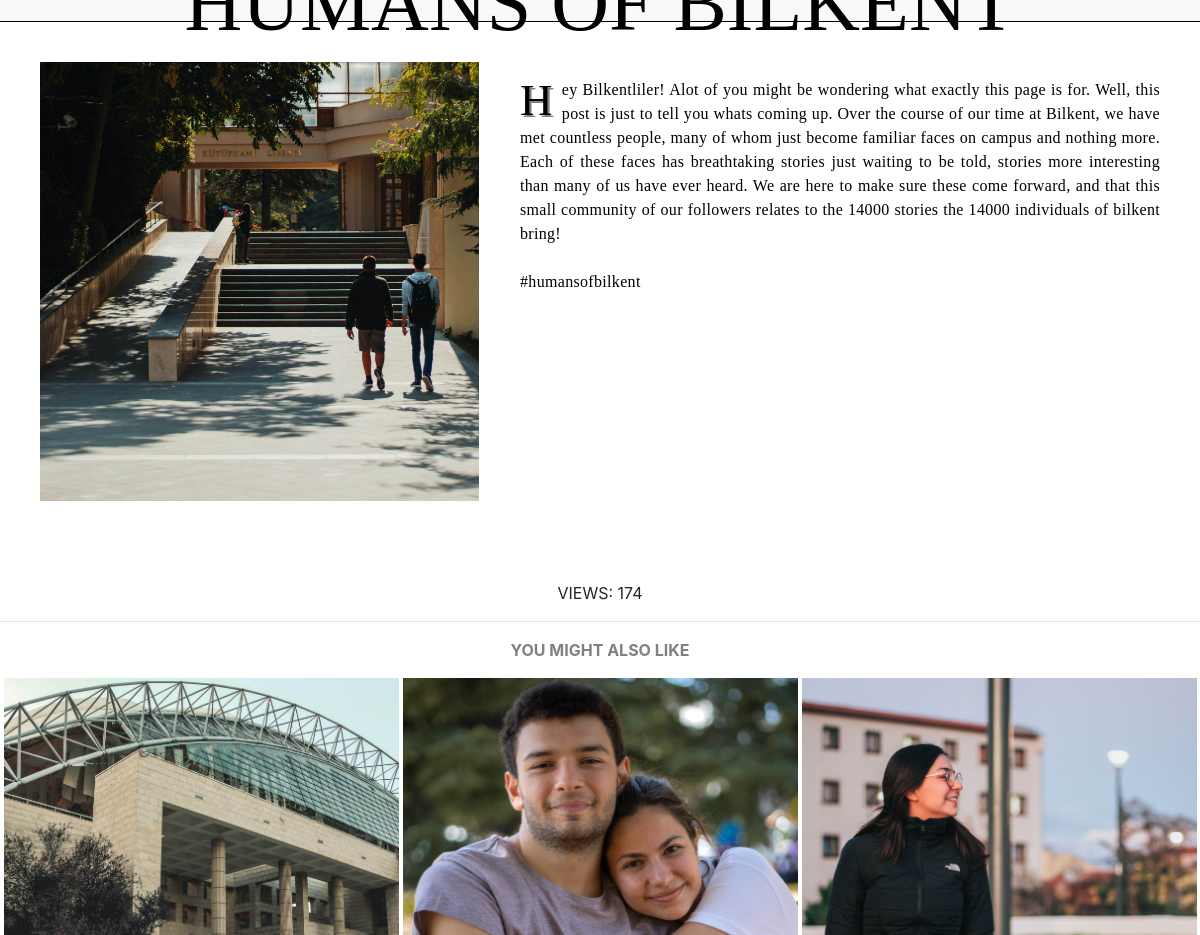
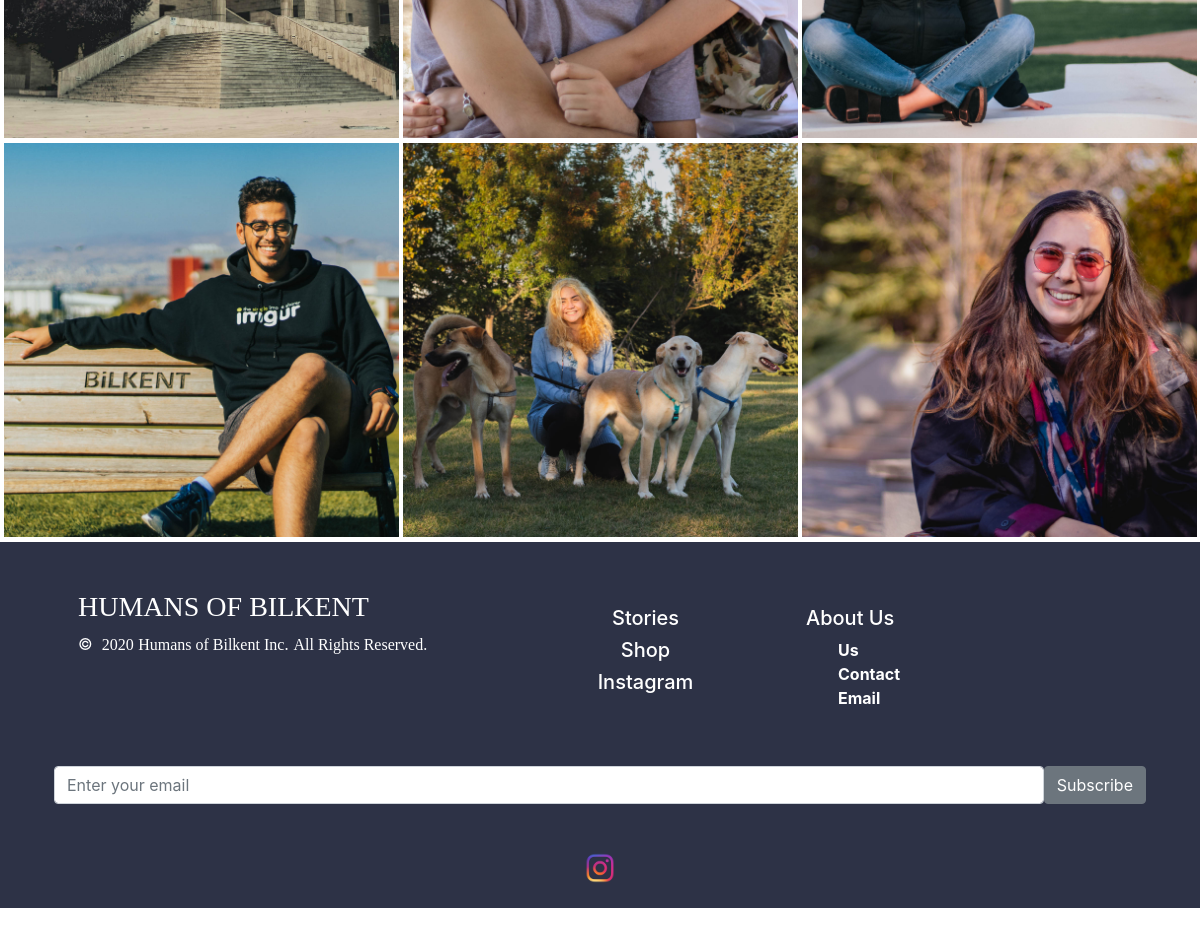
/story.php?id=1, run on the app's committed database (2 pictures, top to bottom).
### tables this page shows
CREATE TABLE `story` (
  `id` int(11) NOT NULL,
  `content` varchar(10000) NOT NULL,
  `picture` varchar(80) NOT NULL,
  `tags` varchar(200) NOT NULL DEFAULT 'humansofbilkent',
  `views` int(11) NOT NULL DEFAULT '0',
  `created` timestamp NOT NULL DEFAULT CURRENT_TIMESTAMP
);

### stories.php (the view, shortened to what this page needs)
<?php
require "db.php";
if ($_SESSION['related']){
    $searchTerms = explode(' ', $_SESSION['related']);
    $searchTermBits = "";
    foreach ($searchTerms as $term) {
        if (!empty($term)) {
            $searchTermBits .=   " +$term";
        }
    }
    $sql = "SELECT * FROM story WHERE Match(tags) Against ('". $searchTermBits. " IN BOOLEAN MODE')
    AND (id <>". $_SESSION['id']. ") LIMIT 6";
    $result = mysqli_query($conn, $sql);
    $data = [];
    while ($row = $result->fetch_assoc()) {
    $data[] = $row;
    }
    $result = $data;
}
    ?>
<div id="stories">
    <tr>
        <?php
            foreach ($result as $res){
        ?>
        <td>
            <img class="ys" src=<?=$res['picture']  ?> onclick="window.open('story.php?id=<?=$res['id']?>')" style="cursor: pointer;" alt="">
        </td>
        <?php
            }
        ?>
    </tr>
</div>

### story.php (shortened to what this page needs)
<!DOCTYPE html>
<html lang="en">
<head>
    <link rel="stylesheet" href="https://stackpath.bootstrapcdn.com/bootstrap/4.4.1/css/bootstrap.min.css">
    <link type="text/css" rel="stylesheet" href="style.css?v1.49">
</head>
<body>
</body>
</html>
<?php
require "navbar.php";
if ($_GET['id']){
    $id = $_GET['id'];
    $id = (int)$id;
}
require "db.php";
$sql = "SELECT * FROM story where id = $id" ;
$result = mysqli_query($conn, $sql);
$data = [];
while ($row = $result->fetch_assoc()) {
    $data[] = $row;
}
$result = $data;
?>
<div>
    <table id="sTT">
        <tr id="storyTable">
            <td id="storyPicture" style="border 1px solid black"><img class="ysStory" src=<?=$result[0]['picture']  ?>  style="cursor: pointer; " alt=""></td>
            <td id="storyContent"><p><?=nl2br($result[0]['content'])?> <br><br><span id="hobIg" onclick="window.open('https://www.instagram.com/humansofbilkent')" style="cursor: pointer;">#humansofbilkent</span> </p>
</p></td>
        </tr>
    </table>
    <a class="mx-auto" style=" text-align: center;" id="view" ><p class="related">VIEWS: <?=$result[0]['views']?></p></a>
    <hr>
    <a class="mx-auto" style=" text-align: center;" id="related" ><p class="related">YOU MIGHT ALSO LIKE</p></a>
</div>
<?php
require "stories.php";
 require "footer.php" ;
?>

### navbar.php
<nav class="navbar navbar-expand-sm bg-light navbar-dark sticky-top" >
  <a class="navbar-brand mx-auto" style=" padding-bottom: 0vh;border:0px solid black" href="./"><h3 class="mainLB text-center">HUMANS OF BILKENT</h3><br><p class="sloganLB">EVERY BILKENTLI IS INTERESTING</p></a>
</nav>

### footer.php
<footer class="section footer-classic context-dark bg-image" style="background: #2d3246;">
        <div class="container">
          <div class="row row-30">
              <div class="col-md-4 col-xl-5">
                <div class="pr-xl-4"><a class="brand" href="#top"></a>
                  <h3 class="" style="font-family: 'Playfair Display', serif;    color: white;">HUMANS OF BILKENT</h3>
                  <p class="rights" ><span>©  </span><span style="font-family: 'Playfair Display', serif;    color: white;" class="copyright-year">2020</span><span> </span><span style="font-family: 'Playfair Display', serif;    color: white;">Humans of Bilkent Inc</span><span>. </span><span style="font-family: 'Playfair Display', serif;    color: white;">All Rights Reserved.</span></p>
                </div>
              </div>
            <div class="col-md-4 col-xl-3" id="linkList" style="border: 0px solid white; padding: 5vh;">
              <h5 style="text-align:center"><a onclick="window.open('index.php')" style="cursor: pointer;"> Stories</a></h5>
              <h5  style="text-align:center"><a onclick="window.open('https://teespring.com/stores/humans-of-bilkent')" style="cursor: pointer;">Shop</a></h5>
              <h5  style="text-align:center"><a onclick="window.open('https://instagram.com/humansofbilkent')" style="cursor: pointer;">Instagram</a></h5>
            </div>
            <div class="col-md-4">
              <dl class="contact-list">
              <h5 style="margin-top:2vh">About Us</h5>
                <dt onclick="window.open('story.php?id=1')" style="cursor: pointer; padding-left: 4vh" >Us</dt>
                <dt onclick="window.open('contact.php')" style="cursor: pointer; padding-left: 4vh" >Contact</dt>
                <dt onclick="window.open('mailto::contact@humansofbillkent.com')" style="cursor: pointer; padding-left: 4vh" >Email</dt>
              </dl>
            </div>
            <div style="padding-top:2vh;padding-bottom:0vh;" id="subIn" class="input-group">
                    <form action="addEmail.php" method="post" enctype="multipart/form-data" style=" width:100%;display: flex;align-items: center;">
                    <input type="email" class="form-control" placeholder="Enter your email" style="vertical-align:middle" name="email";>
                    <span class="input-group-btn">
                    <button class="btn btn-secondary" type="submit" >Subscribe</button>
                    </span>
                    </form>
          </div>
        </div>
        <div class="row no-gutters social-container" style="border: 0px solid white">
          <img id="igLogo" src="img/3.png" alt="" onclick="window.open('https://instagram.com/humansofbilkent')" style="cursor: pointer;">
        </div>
      </footer>

### style.css (style rules this page uses)
html, body { height: 100%; width: 100%; margin: 0px;padding:0px; border: 0px solid purple;overflow-x: hidden; }
.navbar { border-bottom: 1px solid black; }
.mainLB { border: 0px solid purple; margin-top: -3vh; padding-bottom: 0vh; font-family: 'Playfair Display', serif; color: black; text-align: center; font-size: 10.0vh; }
.sloganLB { border: 0px solid green; margin-top: -7vh; margin-bottom: -2vh; font-family: 'Playfair Display', serif; color: black; text-align: center; font-size: 5.0vh; }
img { max-width: 100%; max-height: 100%; }
.ys { border: 0px solid red; width: 33%; padding-left: 0px; padding-bottom: 5px; }
#storyTable { vertical-align: top; border: 0px solid rgb(73, 75, 73); width: 80%; }
#storyPicture { padding-top: 5vh; padding-left: 5vh; width: 40%; border: 0px solid blue; padding-bottom: 10vh; }
#storyContent { padding: 5vh; padding-top: 7vh; border: 0px solid pink; font-family: 'Playfair Display', serif; color: black; letter-spacing: 0.02em; text-align: justify; text-justify: inter-word; }
#storyContent:first-letter { float: left; font-size: 45px; line-height: 1; font-weight: lighter; margin-right: 9px; color: black; font-family: 'Rokkitt', serif; text-shadow: grey .05em .05em; }
#related { text-align: center; color: gray; font-weight: bolder; }
#stories { padding-left: 4px; border: 0px solid purple; }
.col-md-4 { border: 0px solid white; padding: 3vh; }
.row { border: 0px solid white; padding: 3vh; }
.context-dark, .bg-gray-dark, .bg-primary { color: rgba(255, 255, 255, 1); }
.footer-classic a, .footer-classic a:focus, .footer-classic a:active { color: #ffffff; }
#linkList { padding-top:8vh; }
#igLogo { width:4%; margin-left:48%; height: 4%; }

### data on the page
story: picture (picture), content "Hey Bilkentliler! Alot of you might be wondering what exactly this page is for. Well, this post is just to tell you whats coming up. Over the course of our time at Bilkent, we have met countless people, many of whom just become familiar faces on campus and nothing more. Each of these faces has breathtaking stories just waiting to be told, stories more interesting than many of us have ever heard. We are here to make sure these come forward, and that this small community of our followers relates to the 14000 stories the 14000 individuals of bilkent bring!", views "174"
story: picture (picture)
story: picture (picture)
story: picture (picture)
story: picture (picture)
story: picture (picture)
story: picture (picture)
